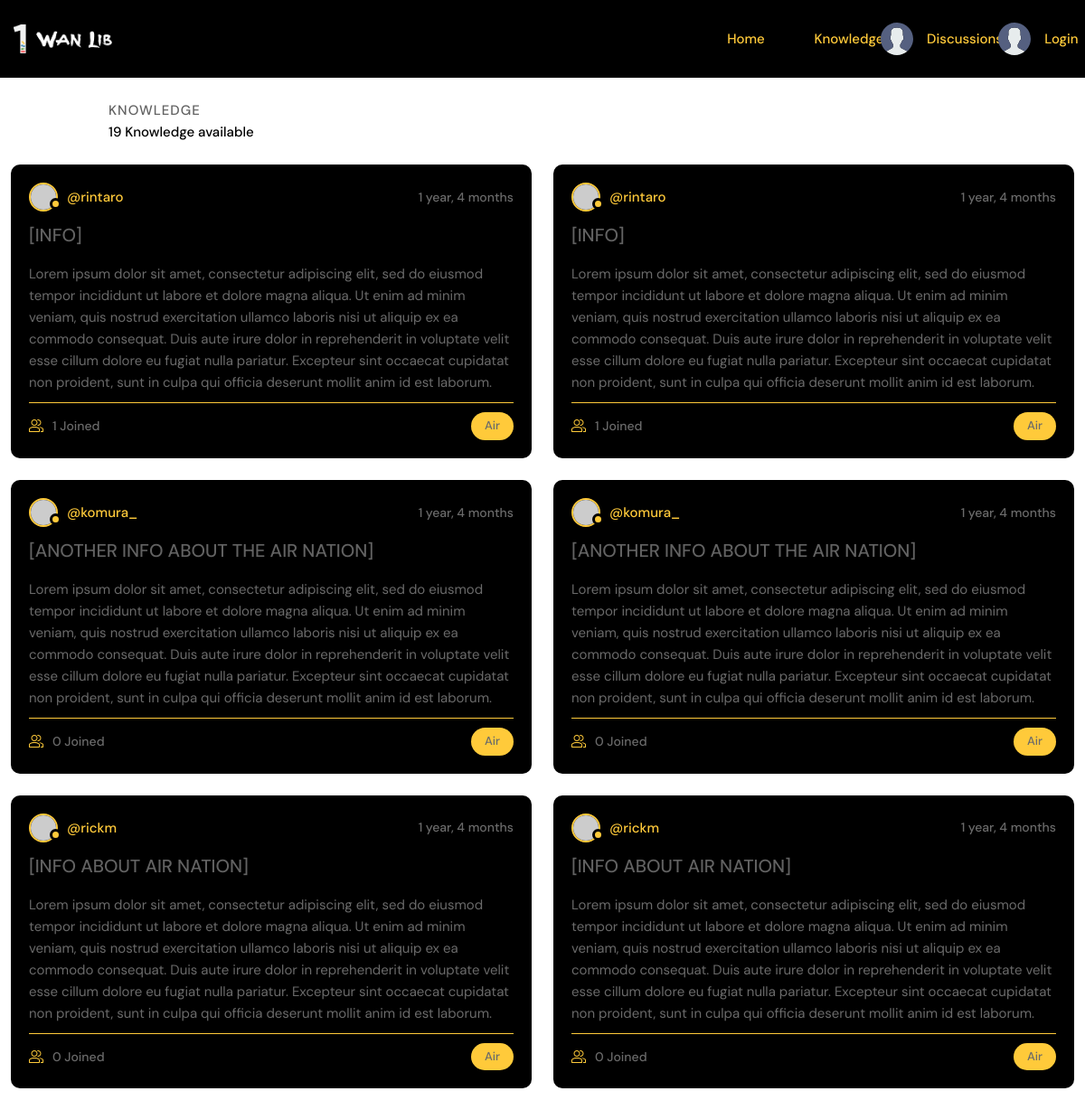
The page /knowledge-air/ on the database its author committed.
### base/models.py (models this page shows, shortened)
class Room(models.Model):
    host = models.ForeignKey(User, on_delete=models.SET_NULL, null=True)
    topic = models.ForeignKey(Topic, on_delete=models.SET_NULL, null=True)
    type = models.ForeignKey(Type, on_delete=models.SET_NULL, null=True)
    name = models.CharField(max_length=200)
    description = models.TextField(null=True, blank=True)
    participants = models.ManyToManyField(User, related_name='participants', blank=True)
    updated = models.DateTimeField(auto_now=True)
    created = models.DateTimeField(auto_now_add=True)
    class Meta:
        ordering = ['-updated', '-created']

class Topic(models.Model):
    name = models.CharField(max_length=200)

### base/views.py (the view)
# urls.py: path('knowledge-air/', views.knowledge_air, name="knowledge-air"),
def knowledge_air(request):
    q = request.GET.get('q') if request.GET.get('q') != None else ''
    rooms = Room.objects.filter(Q(topic__name__icontains = q) |
                                Q(name__icontains = q) |
                                Q(description__icontains = q))
    room_count = rooms.count()
    room_messages = Message.objects.filter(Q(room__name__icontains = q))
    context = {'rooms' : rooms, 'topics': topics,
               'room_count': room_count,
               'room_messages': room_messages}
    return render(request, 'base/knowledge_air.html', context)

### base/templates/base/knowledge_air.html (shortened to what this page needs)
{% extends 'main.html' %}
{% block content %}
<main class="layout layout--cen">
  <div class="roomList__header">
    <div>
      <h2>Knowledge</h2>
      <p>{{room_count}} Knowledge available</p>
    </div>
  </div>
    <div class="container">
        <div class="roomList">
            {% include 'base/feed_comp_a.html' %}
          </div>
          <div class="roomList">
            {% include 'base/feed_comp_a.html' %}
          </div>
    </div>
</main>
{% endblock content %}

### base/templates/base/feed_comp_a.html (shortened to what this page needs)
{% for room in rooms %}
{% if room.type.name == 'Air'%}
<div class="roomListRoom">
  <div class="roomListRoom__header">
    <a href="{%url 'profile' room.host.id %}" class="roomListRoom__author">
      <div class="avatar avatar--small">
        <img src="https://randomuser.me/api/portraits/women/11.jpg" />
      </div>
      <span>@{{room.host.username}}</span>
    </a>
    <div class="roomListRoom__actions">
      <span>{{room.created|timesince}}</span>
    </div>
  </div>
  <div class="roomListRoom__content">
    <a href="{% url 'room' room.id %}">{{room.name}}</a>
    <p>
      {{room.description}}
    </p>
  </div>
  <div class="roomListRoom__meta">
    <a href="{% url 'room' room.id %}" class="roomListRoom__joined">
      {{room.participants.all.count}} Joined
    </a>
    <p class="roomListRoom__topic">{{room.topic.name}}</p>
  </div>
</div>
{% endif %}
{% endfor %}

### static/styles/style.css (style rules this page uses)
:root { --color-main: #ffca3a; --color-main-light: #e1f6fb; --color-dark: #000000; --color-dark-medium: #ffca3a; --color-dark-light: #000000; --color-dark-light2:#797979; --color-light: #626262; --color-gray: #ffca3a; --color-light-gray: rgb(106, 106, 106); --color-bg: #ffffff; --color-success: #5dd693; --color-error: #fc4b0b; --red: #ff3d43; --green: #4a962f; --yellow: #ffca3a; --blue: #0f6da0; }
* { font-family: "DM Sans", -apple-system, BlinkMacSystemFont, "Segoe UI", Roboto, Oxygen, Ubuntu, Cantarell, "Open Sans", "Helvetica Neue", sans-serif; margin: 0; padding: 0; box-sizing: border-box; text-rendering: optimizeLegibility; font-size: inherit; }
html { font-size: 56.25%; }
@media only screen and (min-width: 1200px) { html { font-size: 62.5%; } }
body { line-height: 1.6; font-weight: 400; font-size: 1.5rem; color: var(--color-light-gray); background-color: var(--color-bg); min-height: 100vh; height: 100%; }
img { width: 100%; }
a { display: inline-block; color: var(--color-main); text-decoration: none; }
.container { max-width: 120rem; width: 100%; margin: auto; }
.avatar { position: relative; display: inline-block; border-radius: 50%; border: 2px solid var(--color-main); }
.avatar img { display: block; border-radius: 50%; object-fit: cover; object-position: center; }
.avatar::after { content: ""; display: block; position: absolute; background-color: var(--color-gray); z-index: 111; border-radius: 50%; border: 0.3rem solid var(--color-dark); }
.avatar.avatar--small img { width: 2.8rem; height: 2.8rem; }
.avatar.avatar--small:after { width: 0.7rem; height: 0.7rem; bottom: 0px; right: -6px; }
.layout { margin-top: 2.4rem; }
.layout > .container { display: flex; justify-content: space-between; align-items: flex-start; }
.layout--cen > .container > div:first-child { flex-basis: 50%; }
.layout--cen > .container > div:last-child { flex-basis: 50%; }
.roomList { padding-left: 1%; padding-right: 1%; }
.roomList__header { display: flex; justify-content: space-between; align-items: center; margin-bottom: 2.4rem; padding-left: 10%; padding-right: 10%; }
.roomList__header h2 { text-transform: uppercase; font-weight: 500; color: var(--color-light); letter-spacing: 1px; }
.roomList__header p { font-weight: 500; color: var(--color-dark-light); }
.roomListRoom { margin-bottom: 2.4rem; background-color: var(--color-dark); border-radius: 1rem; padding: 2rem; }
.roomListRoom__header { display: flex; justify-content: space-between; align-items: center; }
.roomListRoom__author { font-weight: 500; display: flex; align-items: center; gap: 1rem; }
.roomListRoom__actions { display: flex; align-items: flex-start; gap: 1rem; position: relative; }
.roomListRoom__actions span { font-size: 1.4rem; font-weight: 500; }
.roomListRoom__content { margin: 1rem 0; }
.roomListRoom__content a { font-size: 2rem; font-weight: 500; margin-bottom: 1.5rem; color: var(--color-light); transition: all 0.3s ease-in-out; }
.roomListRoom__meta { border-top: 1px solid var(--color-dark-medium); padding-top: 1rem; display: flex; align-items: center; justify-content: space-between; }
.roomListRoom__joined { color: var(--color-light-gray); display: flex; align-items: center; gap: 1rem; font-size: 1.4rem; font-weight: 500; }
.roomListRoom__joined svg { fill: var(--color-main); width: 1.6rem; height: 1.6rem; }
.roomListRoom__topic { padding: 5px 1.5rem; background-color: var(--color-dark-medium); border-radius: 5rem; font-weight: 500; font-size: 1.3rem; }

### rows shown on the page
Room: host.username "rintaro", created "1 year, 4 months", name "[INFO]", description "Lorem ipsum dolor sit amet, consectetur adipiscing elit, sed do eiusmod tempor incididunt ut labore et dolore magna aliqua. Ut enim ad minim veniam, quis nostrud exercitation ullamco laboris nisi ut aliquip ex ea commodo consequat. Duis aute irure dolor in reprehenderit in voluptate velit esse cillum dolore eu fugiat nulla pariatur. Excepteur sint occaecat cupidatat non proident, sunt in culpa qui officia deserunt mollit anim id est laborum.", participants.all.count "1", topic.name "Air"
Room: host.username "komura_", created "1 year, 4 months", name "[ANOTHER INFO ABOUT THE AIR NATION]", description "Lorem ipsum dolor sit amet, consectetur adipiscing elit, sed do eiusmod tempor incididunt ut labore et dolore magna aliqua. Ut enim ad minim veniam, quis nostrud exercitation ullamco laboris nisi ut aliquip ex ea commodo consequat. Duis aute irure dolor in reprehenderit in voluptate velit esse cillum dolore eu fugiat nulla pariatur. Excepteur sint occaecat cupidatat non proident, sunt in culpa qui officia deserunt mollit anim id est laborum.", participants.all.count "0", topic.name "Air"
Room: host.username "rickm", created "1 year, 4 months", name "[INFO ABOUT AIR NATION]", description "Lorem ipsum dolor sit amet, consectetur adipiscing elit, sed do eiusmod tempor incididunt ut labore et dolore magna aliqua. Ut enim ad minim veniam, quis nostrud exercitation ullamco laboris nisi ut aliquip ex ea commodo consequat. Duis aute irure dolor in reprehenderit in voluptate velit esse cillum dolore eu fugiat nulla pariatur. Excepteur sint occaecat cupidatat non proident, sunt in culpa qui officia deserunt mollit anim id est laborum.", participants.all.count "0", topic.name "Air"

### other values the page prints
{{ room_count }} "19"
